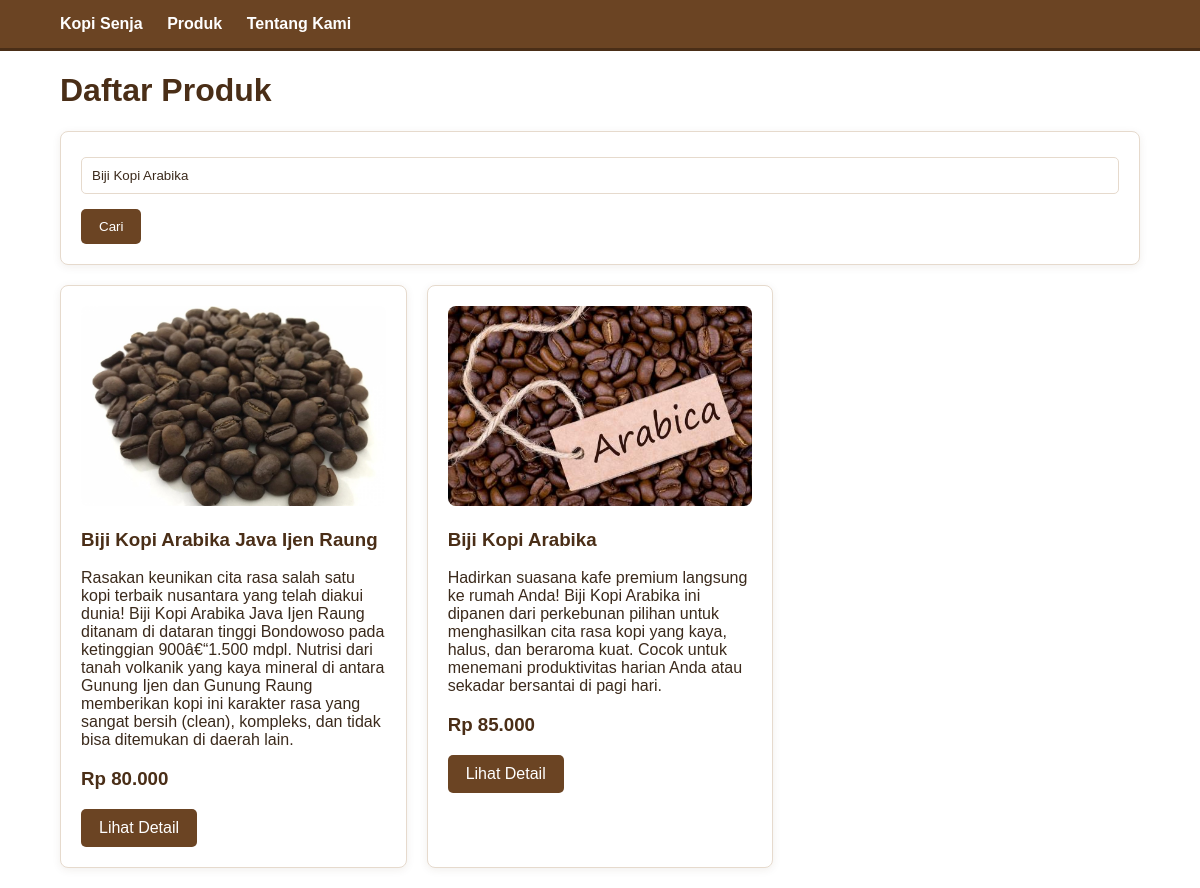
The app's page /produk.php?keyword=Biji Kopi Arabika with its own data.
### tables this page shows
CREATE TABLE `produk` (
  `id` int(11) NOT NULL,
  `nama` varchar(100) NOT NULL,
  `kategori` varchar(50) NOT NULL,
  `deskripsi` text NOT NULL,
  `harga` decimal(12,2) NOT NULL,
  `stok` int(11) NOT NULL DEFAULT '0',
  `gambar` varchar(255) DEFAULT NULL,
  `created_at` timestamp NOT NULL DEFAULT CURRENT_TIMESTAMP
);

### produk.php (the view, shortened to what this page needs)
<?php
require_once "config/database.php";
$keyword = $_GET['keyword'] ?? '';
if ($keyword != '') {
    $keyword_safe = mysqli_real_escape_string(
        $conn,
        $keyword
    );
    $query = mysqli_query(
        $conn,
        "SELECT * FROM produk
         WHERE nama LIKE '%$keyword_safe%'
         ORDER BY id DESC"
    );
} else {
    $query = mysqli_query(
        $conn,
        "SELECT * FROM produk
         ORDER BY id DESC"
    );
}
?>
<!DOCTYPE html>
<html>
<head>
    <link rel="stylesheet" href="assets/style.css">
</head>
<body>
<div class="navbar">
    <div class="container">
        <a href="index.php">
            Kopi Senja
        </a>
        <a href="produk.php">
            Produk
        </a>
        <a href="tentang.php">
            Tentang Kami
        </a>
    </div>
</div>
<div class="container">
    <h1>Daftar Produk</h1>
    <div class="card">
        <form method="GET">
            <input
                type="text"
                name="keyword"
                placeholder="Cari produk..."
                value="<?= htmlspecialchars($keyword); ?>"
            >
            <button
                type="submit"
                class="btn"
            >
                Cari
            </button>
        </form>
    </div>
    <div class="grid">
        <?php while ($row = mysqli_fetch_assoc($query)): ?>
        <div class="card">
            <?php if ($row['gambar']): ?>
                <img
                    src="uploads/produk/<?= htmlspecialchars($row['gambar']); ?>"
                    class="product-image"
                >
            <?php endif; ?>
            <h3>
                <?= htmlspecialchars($row['nama']); ?>
            </h3>
            <p>
                <?= htmlspecialchars($row['deskripsi']); ?>
            </p>
            <h3>
                Rp <?= number_format(
                    $row['harga'],
                    0,
                    ',',
                    '.'
                ); ?>
            </h3>
            <a
                href="detail.php?id=<?= $row['id']; ?>"
                class="btn"
            >
                Lihat Detail
            </a>
        </div>
        <?php endwhile; ?>
    </div>
</div>
</body>
</html>

### assets/style.css (style rules this page uses)
:root { --kayu: #6b4423; --kayu-tua: #4a2e17; --kayu-muda: #a9794a; --kayu-pucat: #f3ebe3; --putih: #ffffff; --teks: #3b2a1c; --garis: #e6dacd; }
* { box-sizing: border-box; }
body { margin: 0; font-family: Arial, sans-serif; background: var(--putih); color: var(--teks); }
.container { width: 90%; max-width: 1100px; margin: auto; }
h1, h2, h3 { color: var(--kayu-tua); }
.navbar { background: var(--kayu); padding: 15px 0; border-bottom: 3px solid var(--kayu-tua); }
.navbar a { color: var(--putih); text-decoration: none; margin-right: 20px; font-weight: bold; }
.btn { display: inline-block; padding: 10px 18px; background: var(--kayu); color: var(--putih); text-decoration: none; border-radius: 5px; border: none; cursor: pointer; }
.card { background: var(--putih); padding: 20px; border: 1px solid var(--garis); border-radius: 8px; margin-bottom: 20px; box-shadow: 0 2px 8px rgba(74, 46, 23, 0.08); }
.grid { display: grid; grid-template-columns: repeat(3, 1fr); gap: 20px; }
.product-image { width: 100%; height: 200px; object-fit: cover; border-radius: 8px; }
input, textarea, select { width: 100%; padding: 10px; margin-top: 5px; margin-bottom: 15px; border: 1px solid var(--garis); border-radius: 5px; background: var(--putih); color: var(--teks); }
a { color: var(--kayu); }

### records on screen
produk: gambar (picture), nama "Biji Kopi Arabika Java Ijen Raung", deskripsi "Rasakan keunikan cita rasa salah satu kopi terbaik nusantara yang telah diakui dunia! Biji Kopi Arabika Java Ijen Raung ditanam di dataran tinggi Bondowoso pada ketinggian 900â€“1.500 mdpl. Nutrisi dari tanah volkanik yang kaya mineral di antara Gunung Ijen dan Gunung Raung memberikan kopi ini karakter rasa yang sangat bersih (clean), kompleks, dan tidak bisa ditemukan di daerah lain.", harga "80.000"
produk: gambar (picture), nama "Biji Kopi Arabika", deskripsi "Hadirkan suasana kafe premium langsung ke rumah Anda! Biji Kopi Arabika ini dipanen dari perkebunan pilihan untuk menghasilkan cita rasa kopi yang kaya, halus, dan beraroma kuat. Cocok untuk menemani produktivitas harian Anda atau sekadar bersantai di pagi hari.", harga "85.000"
